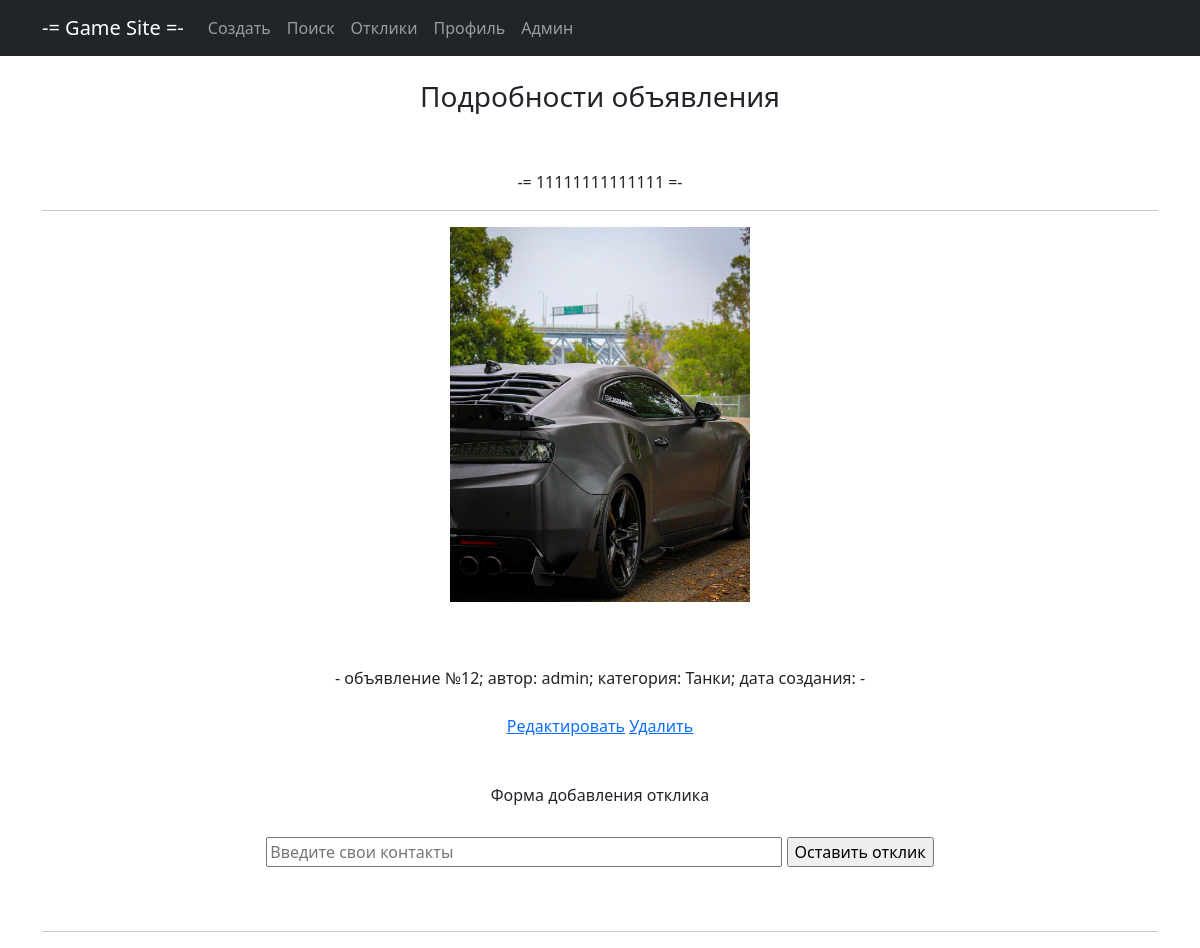
The app's page /detail/12/, older data.
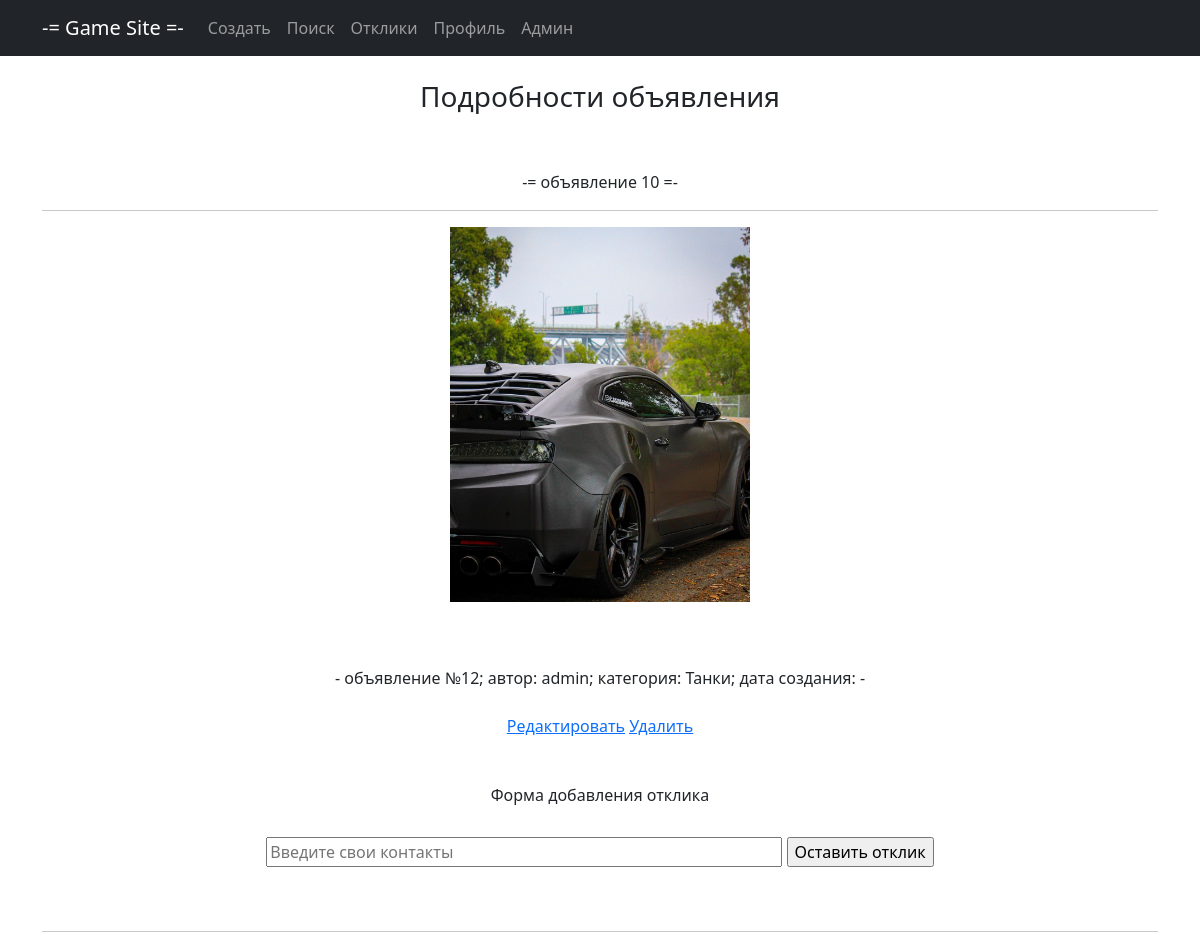
The same page, newer data.
### main/models.py (models this page shows, shortened)
class Note(models.Model):
    title = models.CharField(max_length=128, verbose_name='Название')
    content = RichTextUploadingField(verbose_name='Контент')
    datetime = models.DateTimeField(auto_now_add=True, verbose_name='Дата создания')
    user = models.ForeignKey(User, blank=True, null=True, on_delete=models.CASCADE, verbose_name='Пользователь')
    category = models.ForeignKey(Category, on_delete=models.CASCADE, verbose_name='Категория')

class Category(models.Model):
    name = models.CharField(max_length=64, unique=True, verbose_name='Название')
    def __str__(self):
        return f'{self.name}'

### main/views.py (the view, shortened to what this page needs)
# urls.py: path('detail/<int:pk>/', NoteDetail.as_view(), name='detail'),
class NoteDetail(DetailView):
    template_name = 'note_detail.html'
    queryset = Note.objects.all()
    form = ResponseForm
    extra_context = {'form': ResponseForm}

### templates/note_detail.html (shortened to what this page needs)
{% extends 'static/default.html' %}
{% block content %}<br>
<h3>Подробности объявления</h3><br><br>
-= {{ note.title }} =-<br>
<hr>
{{ note.content | safe }}<br><br>
- объявление №{{ note.pk }}; автор: {{ note.user }}; категория: {{ note.category }}; дата создания: {{ note.dateCreation }} -<br><br>
<a href="{% url 'edit' note.id %}"><u>Редактировать</u></a>
<a href="{% url 'delete' note.id %}"><u>Удалить</u></a><br><br><br>
<h6>Форма добавления отклика</h6><br>
<form method="POST">
    {{ form.content }}
    <input type="submit" value="Оставить отклик">
</form><br><br>
<hr>
{% endblock content %}

Row changes from the older to the newer data that the page shows:
changed Note "admin": title "11111111111111" → "объявление 10"
